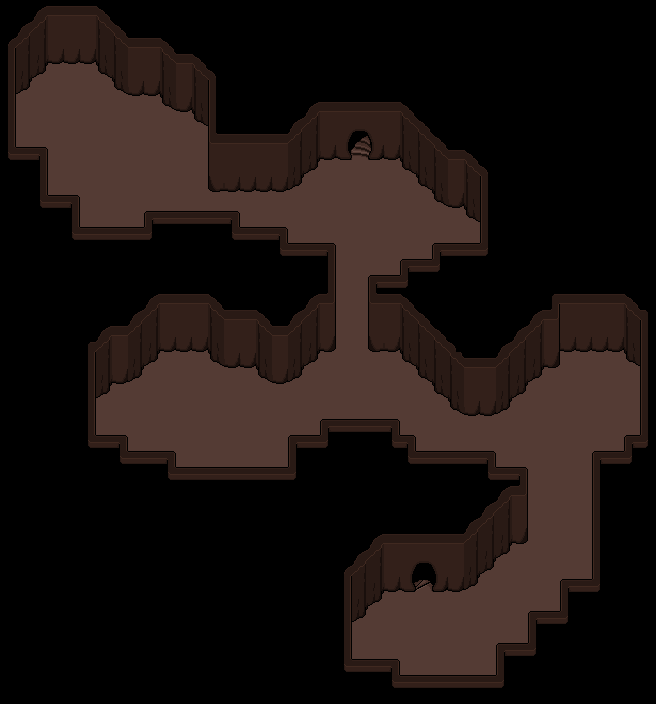

Below is a game level as drawn by its tile map, then a one-line description and the .tmx that defines it (tile-layer data replaced by summaries):
An orthogonal 41x44 tile map with 16x16 px tiles, 3 tile layers (Base, Ground, Upper), 3 tilesets and 8 objects (5x Mob, 2x Entrance, SpiritBlock).

<map version="1.10" tiledversion="1.10.2" orientation="orthogonal" renderorder="right-down" width="41" height="44" tilewidth="16" tileheight="16" infinite="0" nextlayerid="23" nextobjectid="103">
 <properties>
  <property name="RelicID" value="14" />
  <property name="FillerID" value="60-70/52-30" />
  <property name="FillerPercent" type="float" value="0.1" />
  <property name="Lighting" type="float" value="0.25" />
  <property name="MapType" value="Cave" />
  <property name="Mobs" value="1-3" />
  <property name="Randomize" type="bool" value="true" />
  <property name="ResourceItemID" value="23-C/63-U/149-U" />
  <property name="ResourceTotal" value="2-C/5-U/8-R" />
 </properties>
 <tileset firstgid="1" source="../Tilesets/tilesetManorGrounds.tsx" />
 <tileset firstgid="626" source="../Tilesets/tsWalls_Floors.tsx" />
 <tileset firstgid="1110" source="../Tilesets/Decor.tsx" />
 <layer id="19" name="Base" width="41" height="44">
  <data>[1804 cells, 1804 non-empty, 2 distinct tile ids]</data>
 </layer>
 <layer id="20" name="Ground" width="41" height="44">
  <data>[1804 cells, 398 non-empty, 39 distinct tile ids]</data>
 </layer>
 <layer id="21" name="Upper" width="41" height="44">
  <data>[1804 cells, 72 non-empty, 3 distinct tile ids]</data>
 </layer>
 <objectgroup id="4" name="Travel">
  <object id="88" name="Entrance" x="352" y="144" width="16" height="4">
   <properties>
    <property name="EntranceDir" value="Down" />
    <property name="Map" value="mapWoodsCave" />
   </properties>
  </object>
  <object id="101" name="Entrance" x="416" y="576" width="16" height="4">
   <properties>
    <property name="EntranceDir" value="Down" />
    <property name="Map" value="mapMushMush_3" />
   </properties>
  </object>
 </objectgroup>
 <objectgroup id="5" name="MapObject">
  <object id="71" name="Mob" x="304" y="208" width="112" height="48">
   <properties>
    <property name="MobID" value="32-C/58-U" />
   </properties>
  </object>
  <object id="72" name="Mob" x="384" y="592" width="144" height="64">
   <properties>
    <property name="MobID" value="32-C/58-U" />
   </properties>
  </object>
  <object id="73" name="Mob" x="144" y="368" width="144" height="80">
   <properties>
    <property name="MobID" value="32-C/58-U" />
   </properties>
  </object>
  <object id="89" name="Mob" x="48" y="96" width="128" height="80">
   <properties>
    <property name="MobID" value="32-C/58-U" />
   </properties>
  </object>
  <object id="90" name="Mob" x="528.242" y="368" width="96" height="80">
   <properties>
    <property name="MobID" value="32-C/58-U" />
   </properties>
  </object>
  <object id="102" name="SpiritBlock" x="64" y="64" width="16" height="16">
   <properties>
    <property name="ItemKeyID" type="int" value="211" />
    <property name="ObjectID" type="int" value="72" />
    <property name="OutTrigger" value="MushCaveItem" />
   </properties>
  </object>
 </objectgroup>
 <objectgroup id="6" name="Character" />
</map>
